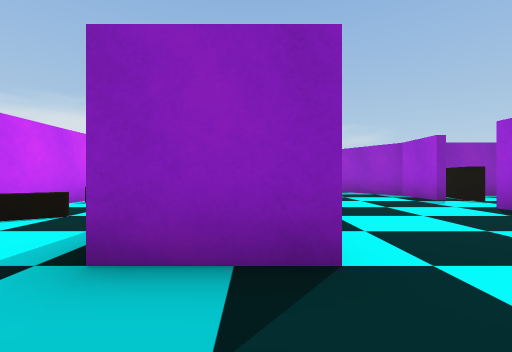
[1] (above)

24 first-person views from a walk through a Unity game level. The camera is 1.3 m above the floor, looks level and sees 90° across. Doors are open. The floor is counted in squares, 2 m on a side. Each view is taken from the middle of a square. On the plan, view 1 faces up. The plan holds only what a view shows up to about 9 squares ahead; the rest is blank. The place goes on beyond the plan. The player character is not drawn. Some surface patterns are stand-ins.

[2]
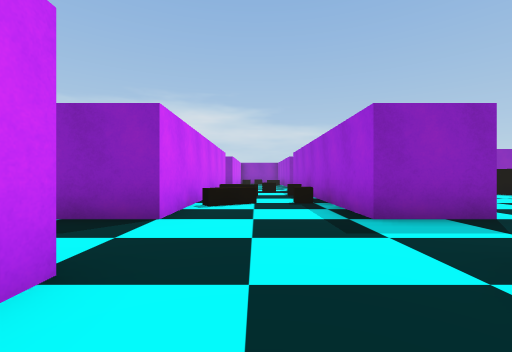

[3]
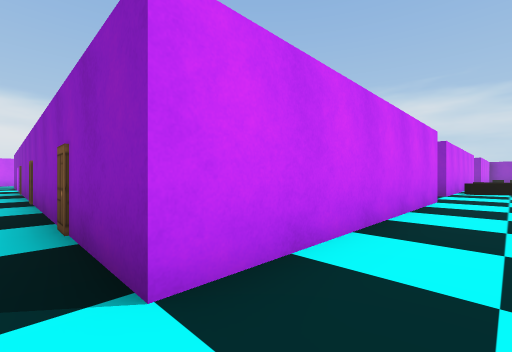

[4]
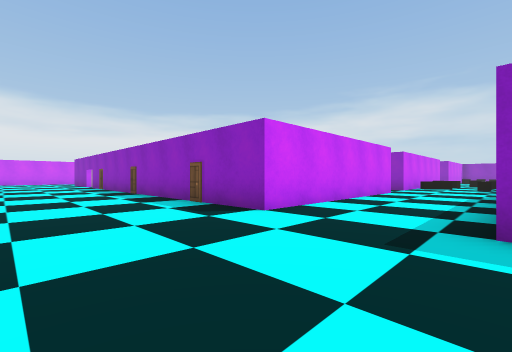

[5]
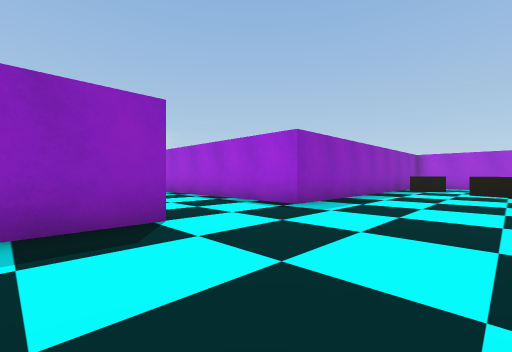

[6]
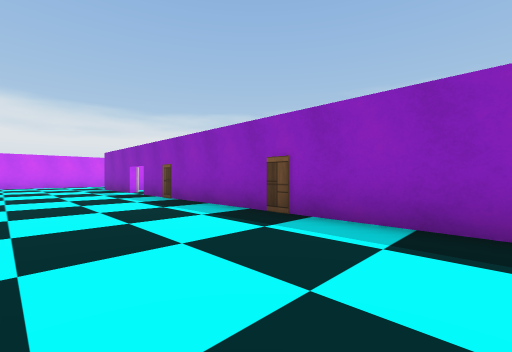

[7]
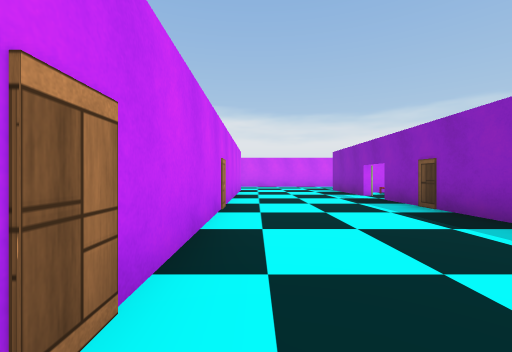

[8]
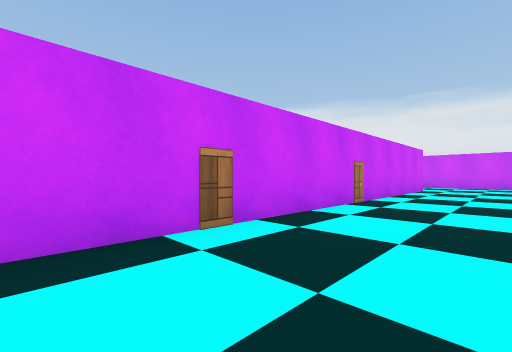

[9]
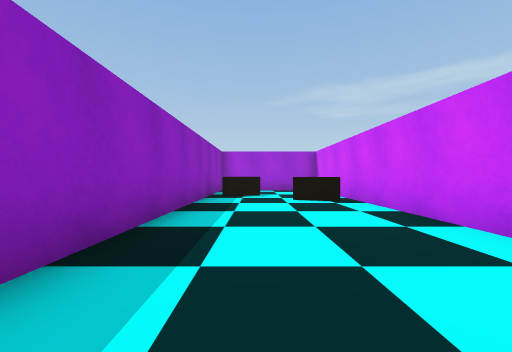

[10]
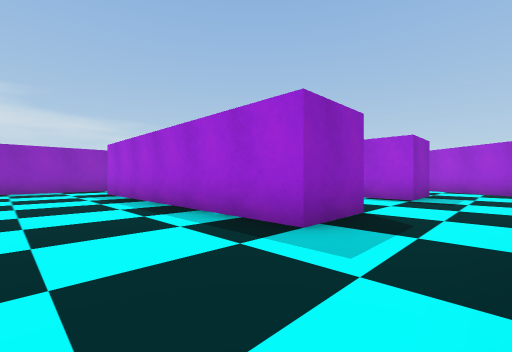

[11]
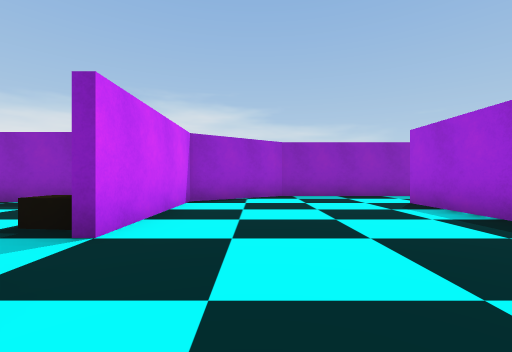

[12]
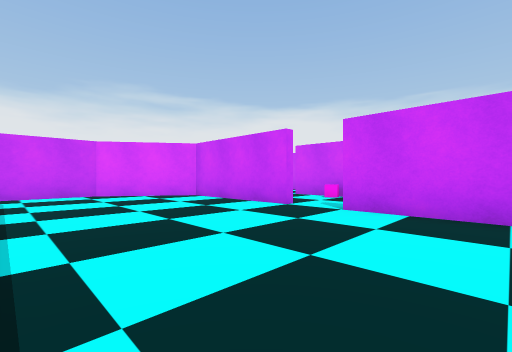

[13]
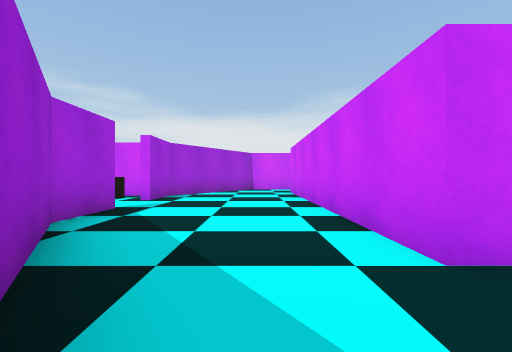

[14]
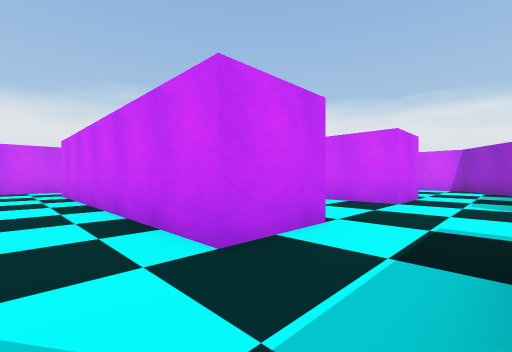

[15]
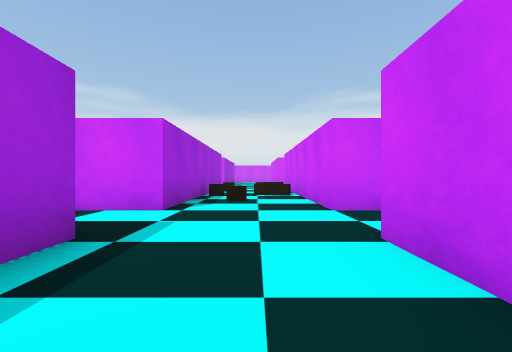

[16]
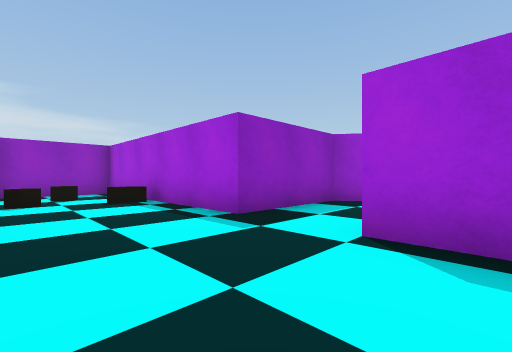

[17]
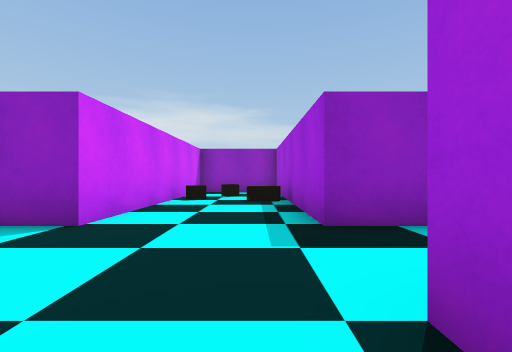

[18]
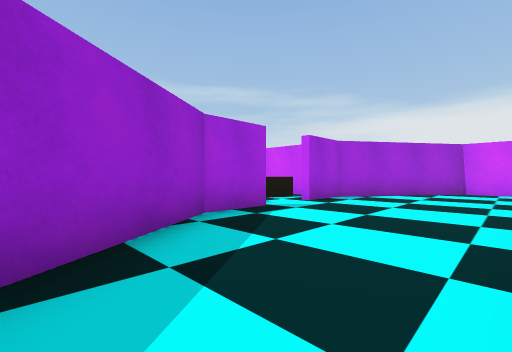

[19]
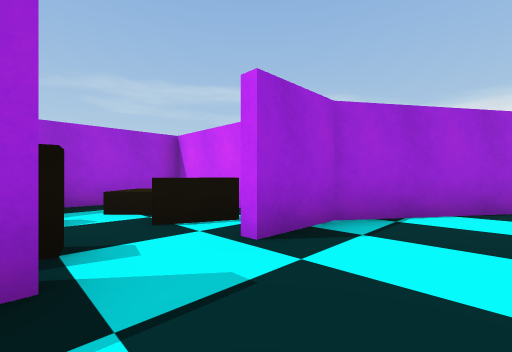

[20]
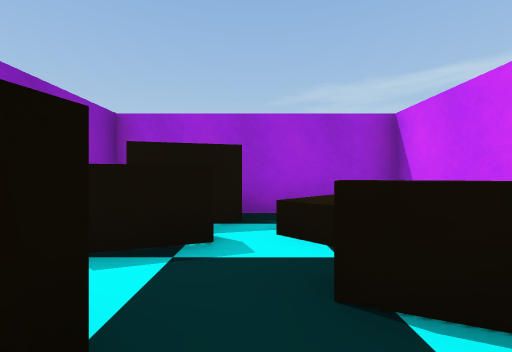

[21]
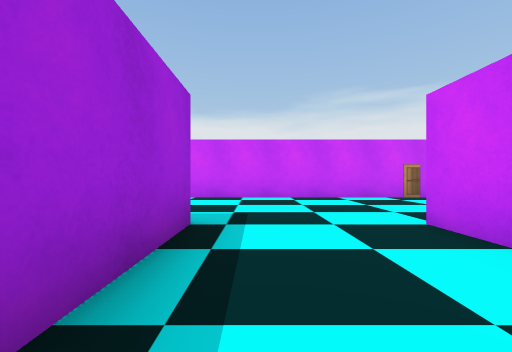

[22]
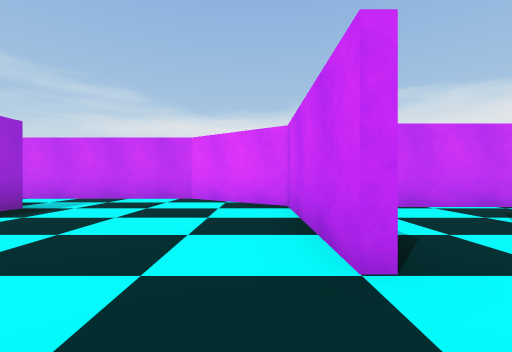

[23]
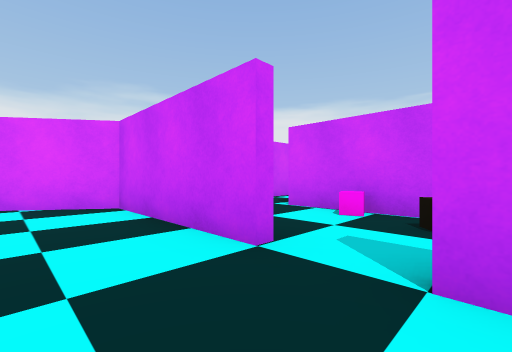

[24]
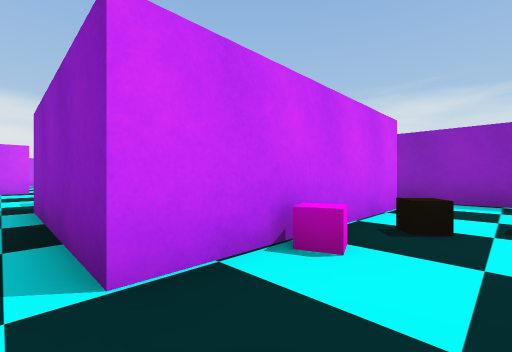

### Floor plan
Points are (right, up) in squares from view 1. A wall is a line through its corners. A room is listed if a view was taken in it or the views show most of it. See-through windows are left out.
Room 1 (views 1, 2, 3, 4, 5, 6, 7, 8, 9, 21)
walls: (-7.1, -11.7) (6.9, -11.7); (-4.3, -0.3) (-4.3, -7.5) (-17, -7.5); (4.5, -11.1) (5, -10); (0.6, 1.9) (-1.2, 1.9) (-1.2, 4.9); (-18.4, -7.5) (-19, -7.5); (6.6, -9.2) (6.1, -8); (6.8, -7.5) (-1.2, -7.5) (-1.2, -3.1); (-4.3, 5.1) (-4.3, 1.9); (-19, -11.7) (-9, -11.7)
low walls: (-3, 4) (-4, 3.4) (-4.2, 3.8); (-1.5, 4) (-2.2, 4)
ways out: opening at (-5.5, 0.5) to room 2; opening at (-0.5, 0.5) to room 3; opening at (-18.5, -7); open door at (-17, -7)
Room 2 (views 10, 11, 12, 22, 23)
walls: (-11.7, 5.4) (-11.7, 1.4) (-9.2, -0.3) (-4.3, -0.3); (-4.3, 1.9) (-6.3, 1.9) (-6.3, 10.1) (-4.3, 10.1); (-4.3, 12.3) (-9.2, 12.3) (-11.7, 10.5) (-11.7, 6.6)
ways out: opening at (-5.5, 0.5) to room 1; opening at (-5.5, 11.5) to room 4; opening at (-12, 6) to room 5
Room 3 (views 13, 14, 18, 19, 20)
walls: (4.8, 6.8) (4.8, 8.4) (2.2, 12.3) (0.5, 12.3); (5.5, 6.7) (5.8, 7.9); (0.6, 10.1) (0.6, 1.9); (1, -0.3) (2.2, -0.3) (4.8, 3.5) (4.8, 5.2)
ways out: opening at (-0.5, 0.5) to room 1; opening at (-0.5, 11.5) to room 4; opening at (5, 6)
Room 4 (views 15, 16, 17)
walls: (-4.3, 10.1) (-4.3, 7.9); (-4.3, 7.8) (-4.3, 7.1); (0.5, 12.3) (-1.2, 12.3) (-1.2, 17.5); (-4.3, 7) (-4.3, 5.1); (-1.2, 4.9) (-1.2, 10.1) (0.6, 10.1); (-4.3, 17.5) (-4.3, 12.3)
low walls: (-2.8, 8.3) (-2.3, 8.5); (-4.1, 6.6) (-2.9, 6.3); (-1.4, 15.4) (-2.3, 15.6); (-3, 5.9) (-4.2, 6.3); (-3.4, 16.1) (-3.7, 15.8) (-4, 16.2); (-2.4, 17.1) (-2.8, 16.8)
ways out: opening at (-5.5, 11.5) to room 2; opening at (-0.5, 11.5) to room 3
Room 5 (view 24)
walls: (-17, 1.6) (-13.9, 1.6); (-14.6, 6.6) (-14.6, 3.4) (-19, 3.4)
low walls: (-14.1, 5.3) (-14, 5) (-14.5, 4.8); (-13.4, 6.5) (-13.8, 6.2); (-12.1, 7) (-13, 7.1)
ways out: opening at (-12, 6) to room 2

Where each view was taken, in squares from view 1:
view 1: 0 up, 0 right, facing up
view 2: 2 down, 3 left, facing up
view 3: 8 down, 3 left, facing up-left
view 4: 11 down, 1 left, facing up-left
view 5: 11 down, 6 left, facing up-right
view 6: 11 down, 8 left, facing up-left
view 7: 11 down, 10 left, facing left
view 8: 9 down, 9 left, facing down-left
view 9: 9 down, 2 left, facing right
view 10: 0 up, 9 left, facing up-right
view 11: 4 up, 10 left, facing up
view 12: 9 up, 7 left, facing down-left
view 13: 12 up, 2 right, facing down
view 14: 12 up, 2 right, facing down-left
view 15: 15 up, 3 left, facing down
view 16: 9 up, 4 left, facing up-right
view 17: 9 up, 2 left, facing up
view 18: 11 up, 1 right, facing down-right
view 19: 7 up, 3 right, facing down-right
view 20: 6 up, 5 right, facing right
view 21: 4 down, 2 left, facing down
view 22: 7 up, 11 left, facing down
view 23: 7 up, 10 left, facing down-left
view 24: 3 up, 13 left, facing up-left
